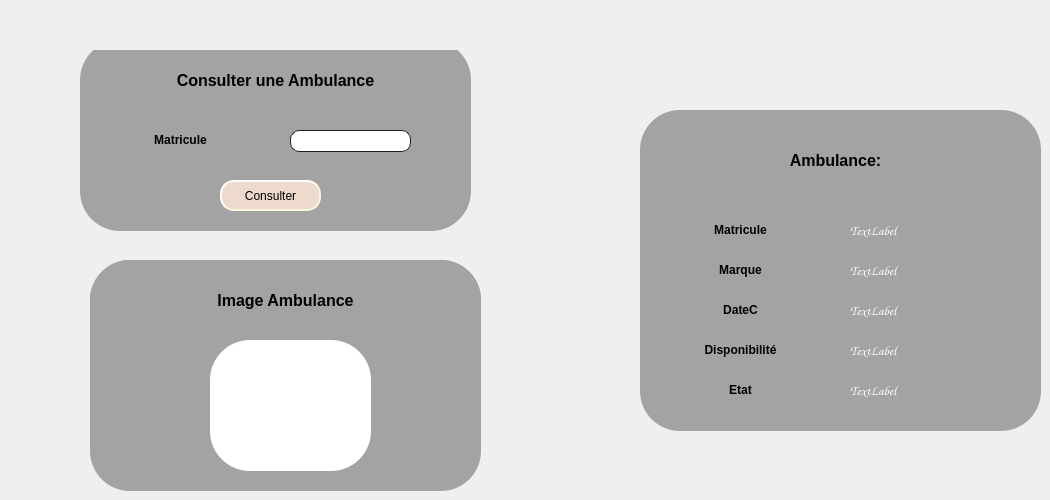
   <widget class="QWidget" name="tab_3">
    <attribute name="title">
     <string>Consulter</string>
    </attribute>
    <widget class="QWidget" name="gridWidget_6" native="true">
     <property name="geometry">
      <rect>
       <x>80</x>
       <y>50</y>
       <width>391</width>
       <height>181</height>
      </rect>
     </property>
     <property name="styleSheet">
      <string notr="true">background-color: rgb(163, 163, 163);
border-radius: 40px;</string>
     </property>
     <widget class="QLabel" name="label_18">
      <property name="geometry">
       <rect>
        <x>0</x>
        <y>-10</y>
        <width>391</width>
        <height>81</height>
       </rect>
      </property>
      <property name="styleSheet">
       <string notr="true"/>
      </property>
      <property name="text">
       <string>&lt;html&gt;&lt;head/&gt;&lt;body&gt;&lt;p align=&quot;center&quot;&gt;&lt;span style=&quot; font-size:12pt; font-weight:600;&quot;&gt;Consulter une Ambulance&lt;/span&gt;&lt;/p&gt;&lt;/body&gt;&lt;/html&gt;</string>
      </property>
     </widget>
     <widget class="QLabel" name="label_21">
      <property name="geometry">
       <rect>
        <x>40</x>
        <y>80</y>
        <width>121</width>
        <height>20</height>
       </rect>
      </property>
      <property name="styleSheet">
       <string notr="true">font: 75 8pt &quot;MS Shell Dlg 2&quot;;</string>
      </property>
      <property name="text">
       <string>&lt;html&gt;&lt;head/&gt;&lt;body&gt;&lt;p align=&quot;center&quot;&gt;&lt;span style=&quot; font-weight:600;&quot;&gt;Matricule&lt;/span&gt;&lt;/p&gt;&lt;/body&gt;&lt;/html&gt;</string>
      </property>
     </widget>
     <widget class="QLineEdit" name="id_consulter">
      <property name="geometry">
       <rect>
        <x>210</x>
        <y>80</y>
        <width>121</width>
        <height>22</height>
       </rect>
      </property>
      <property name="styleSheet">
       <string notr="true">background-color: rgb(255, 255, 255);
border-radius: 9px;
padding: 1px;
    border-style: solid;
    border: 1px solid #1e1e1e;
</string>
      </property>
     </widget>
     <widget class="QPushButton" name="supprimer_2">
      <property name="geometry">
       <rect>
        <x>140</x>
        <y>370</y>
        <width>101</width>
        <height>31</height>
       </rect>
      </property>
      <property name="styleSheet">
       <string notr="true">QPushButton
{
	background-color: rgb(237, 218, 204);
	color: rgb(0, 0, 0);
border-style: solid;
    border-radius: 6;
border-radius: 14px;

	border-style: outset;
    border-width: 2px;
    border-radius: 14px;
    border-color: beige;
  
 
    padding: 0px;
	
	
	
	font: 10pt &quot;Franklin Gothic Heavy&quot;;
}
QPushButton:hover
{
background-color: rgb(0, 143, 105);
	color: rgb(0, 0, 0);
}
QPushButton:pressed
{
background-color: rgb(0, 143, 105);
}</string>
      </property>
      <property name="text">
       <string>Supprimer</string>
      </property>
     </widget>
     <widget class="QPushButton" name="consulter">
      <property name="geometry">
       <rect>
        <x>140</x>
        <y>130</y>
        <width>101</width>
        <height>31</height>
       </rect>
      </property>
      <property name="styleSheet">
       <string notr="true">QPushButton
{
	background-color: rgb(237, 218, 204);
	color: rgb(0, 0, 0);
border-style: solid;
    border-radius: 6;
border-radius: 14px;

	border-style: outset;
    border-width: 2px;
    border-radius: 14px;
    border-color: beige;
  
 
    padding: 0px;
	
	
	
	font: 10pt &quot;Franklin Gothic Heavy&quot;;
}
QPushButton:hover
{
background-color: rgb(235, 197, 197);
	color: rgb(0, 0, 0);
}
QPushButton:pressed
{
background-color: rgb(0, 143, 105);
}</string>
      </property>
      <property name="text">
       <string>Consulter</string>
      </property>
     </widget>
    </widget>
    <widget class="QWidget" name="gridWidget_11" native="true">
     <property name="geometry">
      <rect>
       <x>90</x>
       <y>260</y>
       <width>391</width>
       <height>231</height>
      </rect>
     </property>
     <property name="styleSheet">
      <string notr="true">background-color: rgb(163, 163, 163);
border-radius: 40px;</string>
     </property>
     <widget class="QLabel" name="label_33">
      <property name="geometry">
       <rect>
        <x>0</x>
        <y>0</y>
        <width>391</width>
        <height>81</height>
       </rect>
      </property>
      <property name="styleSheet">
       <string notr="true"/>
      </property>
      <property name="text">
       <string>&lt;html&gt;&lt;head/&gt;&lt;body&gt;&lt;p align=&quot;center&quot;&gt;&lt;span style=&quot; font-size:12pt; font-weight:600;&quot;&gt;Image Ambulance&lt;/span&gt;&lt;/p&gt;&lt;/body&gt;&lt;/html&gt;</string>
      </property>
     </widget>
     <widget class="QPushButton" name="supprimer_7">
      <property name="geometry">
       <rect>
        <x>140</x>
        <y>370</y>
        <width>101</width>
        <height>31</height>
       </rect>
      </property>
      <property name="styleSheet">
       <string notr="true">QPushButton
{
	background-color: rgb(237, 218, 204);
	color: rgb(0, 0, 0);
border-style: solid;
    border-radius: 6;
border-radius: 14px;

	border-style: outset;
    border-width: 2px;
    border-radius: 14px;
    border-color: beige;
  
 
    padding: 0px;
	
	
	
	font: 10pt &quot;Franklin Gothic Heavy&quot;;
}
QPushButton:hover
{
background-color: rgb(0, 143, 105);
	color: rgb(0, 0, 0);
}
QPushButton:pressed
{
background-color: rgb(0, 143, 105);
}</string>
      </property>
      <property name="text">
       <string>Supprimer</string>
      </property>
     </widget>
     <widget class="QGraphicsView" name="img_consulter">
      <property name="geometry">
       <rect>
        <x>120</x>
        <y>80</y>
        <width>161</width>
        <height>131</height>
       </rect>
      </property>
      <property name="styleSheet">
       <string notr="true">background-color: rgb(255, 255, 255);</string>
      </property>
     </widget>
    </widget>
    <widget class="QWidget" name="gridWidget_7" native="true">
     <property name="geometry">
      <rect>
       <x>640</x>
       <y>110</y>
       <width>401</width>
       <height>321</height>
      </rect>
     </property>
     <property name="styleSheet">
      <string notr="true">background-color: rgb(163, 163, 163);
border-radius: 40px;</string>
     </property>
     <widget class="QLabel" name="label_19">
      <property name="geometry">
       <rect>
        <x>0</x>
        <y>10</y>
        <width>391</width>
        <height>81</height>
       </rect>
      </property>
      <property name="styleSheet">
       <string notr="true"/>
      </property>
      <property name="text">
       <string>&lt;html&gt;&lt;head/&gt;&lt;body&gt;&lt;p align=&quot;center&quot;&gt;&lt;span style=&quot; font-size:12pt; font-weight:600;&quot;&gt;Ambulance:&lt;/span&gt;&lt;/p&gt;&lt;/body&gt;&lt;/html&gt;</string>
      </property>
     </widget>
     <widget class="QLabel" name="label_22">
      <property name="geometry">
       <rect>
        <x>40</x>
        <y>110</y>
        <width>121</width>
        <height>20</height>
       </rect>
      </property>
      <property name="styleSheet">
       <string notr="true">font: 75 8pt &quot;MS Shell Dlg 2&quot;;</string>
      </property>
      <property name="text">
       <string>&lt;html&gt;&lt;head/&gt;&lt;body&gt;&lt;p align=&quot;center&quot;&gt;&lt;span style=&quot; font-weight:600;&quot;&gt;Matricule&lt;/span&gt;&lt;/p&gt;&lt;/body&gt;&lt;/html&gt;</string>
      </property>
     </widget>
     <widget class="QPushButton" name="supprimer_3">
      <property name="geometry">
       <rect>
        <x>140</x>
        <y>370</y>
        <width>101</width>
        <height>31</height>
       </rect>
      </property>
      <property name="styleSheet">
       <string notr="true">QPushButton
{
	background-color: rgb(237, 218, 204);
	color: rgb(0, 0, 0);
border-style: solid;
    border-radius: 6;
border-radius: 14px;

	border-style: outset;
    border-width: 2px;
    border-radius: 14px;
    border-color: beige;
  
 
    padding: 0px;
	
	
	
	font: 10pt &quot;Franklin Gothic Heavy&quot;;
}
QPushButton:hover
{
background-color: rgb(0, 143, 105);
	color: rgb(0, 0, 0);
}
QPushButton:pressed
{
background-color: rgb(0, 143, 105);
}</string>
      </property>
      <property name="text">
       <string>Supprimer</string>
      </property>
     </widget>
     <widget class="QLabel" name="mat_consulter">
      <property name="geometry">
       <rect>
        <x>210</x>
        <y>110</y>
        <width>101</width>
        <height>21</height>
       </rect>
      </property>
      <property name="font">
       <font>
        <family>Comic Sans MS</family>
        <pointsize>10</pointsize>
       </font>
      </property>
      <property name="styleSheet">
       <string notr="true"/>
      </property>
      <property name="text">
       <string>&lt;html&gt;&lt;head/&gt;&lt;body&gt;&lt;p&gt;&lt;span style=&quot; font-weight:600; color:#ffffff;&quot;&gt;TextLabel&lt;/span&gt;&lt;/p&gt;&lt;/body&gt;&lt;/html&gt;</string>
      </property>
     </widget>
     <widget class="QLabel" name="label_23">
      <property name="geometry">
       <rect>
        <x>40</x>
        <y>150</y>
        <width>121</width>
        <height>20</height>
       </rect>
      </property>
      <property name="styleSheet">
       <string notr="true">font: 75 8pt &quot;MS Shell Dlg 2&quot;;</string>
      </property>
      <property name="text">
       <string>&lt;html&gt;&lt;head/&gt;&lt;body&gt;&lt;p align=&quot;center&quot;&gt;&lt;span style=&quot; font-weight:600;&quot;&gt;Marque&lt;/span&gt;&lt;/p&gt;&lt;/body&gt;&lt;/html&gt;</string>
      </property>
     </widget>
     <widget class="QLabel" name="marque_consulter">
      <property name="geometry">
       <rect>
        <x>210</x>
        <y>150</y>
        <width>101</width>
        <height>21</height>
       </rect>
      </property>
      <property name="font">
       <font>
        <family>Comic Sans MS</family>
        <pointsize>10</pointsize>
       </font>
      </property>
      <property name="styleSheet">
       <string notr="true"/>
      </property>
      <property name="text">
       <string>&lt;html&gt;&lt;head/&gt;&lt;body&gt;&lt;p&gt;&lt;span style=&quot; font-weight:600; color:#ffffff;&quot;&gt;TextLabel&lt;/span&gt;&lt;/p&gt;&lt;/body&gt;&lt;/html&gt;</string>
      </property>
     </widget>
     <widget class="QLabel" name="label_24">
      <property name="geometry">
       <rect>
        <x>40</x>
        <y>190</y>
        <width>121</width>
        <height>20</height>
       </rect>
      </property>
      <property name="styleSheet">
       <string notr="true">font: 75 8pt &quot;MS Shell Dlg 2&quot;;</string>
      </property>
      <property name="text">
       <string>&lt;html&gt;&lt;head/&gt;&lt;body&gt;&lt;p align=&quot;center&quot;&gt;&lt;span style=&quot; font-weight:600;&quot;&gt;DateC&lt;/span&gt;&lt;/p&gt;&lt;/body&gt;&lt;/html&gt;</string>
      </property>
     </widget>
     <widget class="QLabel" name="date_consulter">
      <property name="geometry">
       <rect>
        <x>210</x>
        <y>190</y>
        <width>101</width>
        <height>21</height>
       </rect>
      </property>
      <property name="font">
       <font>
        <family>Comic Sans MS</family>
        <pointsize>10</pointsize>
       </font>
      </property>
      <property name="styleSheet">
       <string notr="true"/>
      </property>
      <property name="text">
       <string>&lt;html&gt;&lt;head/&gt;&lt;body&gt;&lt;p&gt;&lt;span style=&quot; font-weight:600; color:#ffffff;&quot;&gt;TextLabel&lt;/span&gt;&lt;/p&gt;&lt;/body&gt;&lt;/html&gt;</string>
      </property>
     </widget>
     <widget class="QLabel" name="label_25">
      <property name="geometry">
       <rect>
        <x>40</x>
        <y>230</y>
        <width>121</width>
        <height>20</height>
       </rect>
      </property>
      <property name="styleSheet">
       <string notr="true">font: 75 8pt &quot;MS Shell Dlg 2&quot;;</string>
      </property>
      <property name="text">
       <string>&lt;html&gt;&lt;head/&gt;&lt;body&gt;&lt;p align=&quot;center&quot;&gt;&lt;span style=&quot; font-weight:600;&quot;&gt;Disponibilité&lt;/span&gt;&lt;/p&gt;&lt;/body&gt;&lt;/html&gt;</string>
      </property>
     </widget>
     <widget class="QLabel" name="dispo_consulter">
      <property name="geometry">
       <rect>
        <x>210</x>
        <y>230</y>
        <width>101</width>
        <height>21</height>
       </rect>
      </property>
      <property name="font">
       <font>
        <family>Comic Sans MS</family>
        <pointsize>10</pointsize>
       </font>
      </property>
      <property name="styleSheet">
       <string notr="true"/>
      </property>
      <property name="text">
       <string>&lt;html&gt;&lt;head/&gt;&lt;body&gt;&lt;p&gt;&lt;span style=&quot; font-weight:600; color:#ffffff;&quot;&gt;TextLabel&lt;/span&gt;&lt;/p&gt;&lt;/body&gt;&lt;/html&gt;</string>
      </property>
     </widget>
     <widget class="QLabel" name="label_26">
      <property name="geometry">
       <rect>
        <x>40</x>
        <y>270</y>
        <width>121</width>
        <height>20</height>
       </rect>
      </property>
      <property name="styleSheet">
       <string notr="true">font: 75 8pt &quot;MS Shell Dlg 2&quot;;</string>
      </property>
      <property name="text">
       <string>&lt;html&gt;&lt;head/&gt;&lt;body&gt;&lt;p align=&quot;center&quot;&gt;&lt;span style=&quot; font-weight:600;&quot;&gt;Etat&lt;/span&gt;&lt;/p&gt;&lt;/body&gt;&lt;/html&gt;</string>
      </property>
     </widget>
     <widget class="QLabel" name="etat_consulter">
      <property name="geometry">
       <rect>
        <x>210</x>
        <y>270</y>
        <width>101</width>
        <height>21</height>
       </rect>
      </property>
      <property name="font">
       <font>
        <family>Comic Sans MS</family>
        <pointsize>10</pointsize>
       </font>
      </property>
      <property name="styleSheet">
       <string notr="true"/>
      </property>
      <property name="text">
       <string>&lt;html&gt;&lt;head/&gt;&lt;body&gt;&lt;p&gt;&lt;span style=&quot; font-weight:600; color:#ffffff;&quot;&gt;TextLabel&lt;/span&gt;&lt;/p&gt;&lt;/body&gt;&lt;/html&gt;</string>
      </property>
     </widget>
    </widget>
   </widget>
